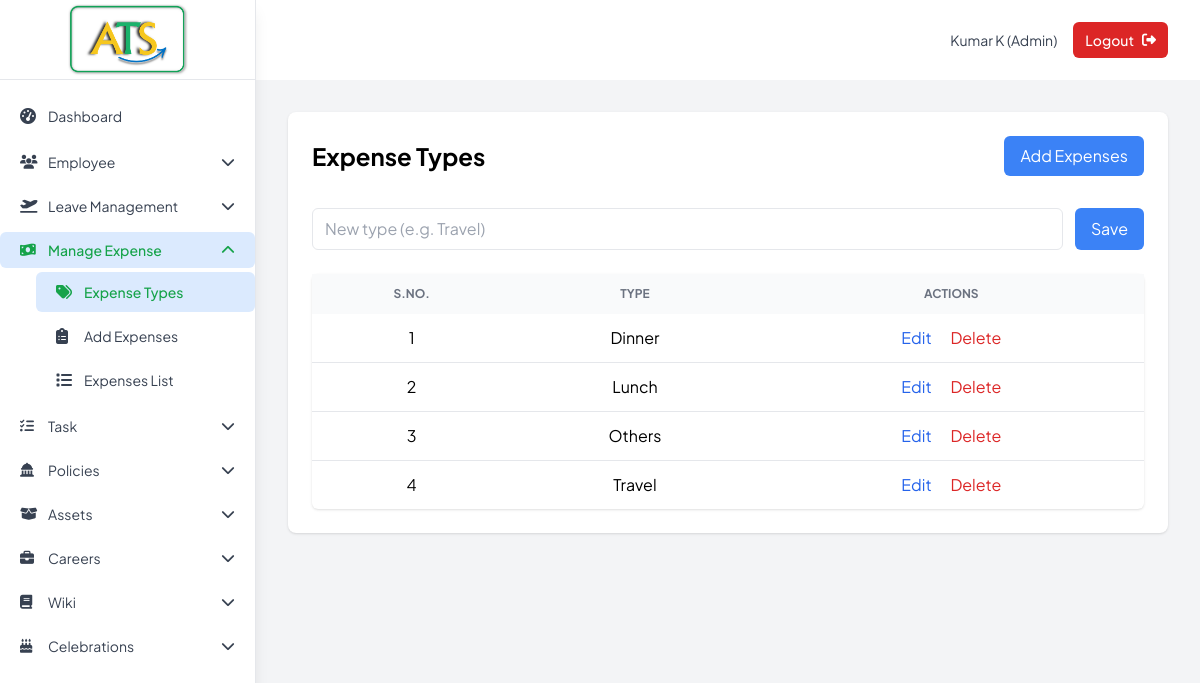
The app's page /admin/expense_types (signed in) with its own data.
### tables this page shows
CREATE TABLE "tbl_expense_type" (
	"expense_type_id"	INTEGER,
	"expense_type"	TEXT NOT NULL UNIQUE COLLATE NOCASE,
	"inserted_date"	DATETIME DEFAULT CURRENT_TIMESTAMP,
	PRIMARY KEY("expense_type_id" AUTOINCREMENT)
);

### app.py (the view)
@app.route('/admin/expense_types', methods=['GET', 'POST'])
def admin_expense_types():
    if 'user_id' not in session or session['emp_type'] != 'admin':
        return redirect(url_for('login'))
    if request.method == 'POST':
        etype = request.form['expense_type'].strip().title()
        if etype:
            db.add_expense_type(etype)
            msg = f'Expense type "{etype}" saved (duplicates are ignored)'
            return redirect(url_for('admin_expense_types', msg=msg))
    types_ = db.get_expense_types()
    msg = request.args.get('msg')
    return render_template('admin_expense_types.html', types=types_, msg=msg)

### database.py (called while the page is built)
    def get_connection(self):
        return sqlite3.connect(self.db_name)

    def get_expense_types(self):
        with self.get_connection() as c:
            return c.execute('SELECT expense_type_id, expense_type FROM tbl_expense_type ORDER BY expense_type').fetchall()

### templates/admin_expense_types.html (shortened to what this page needs)
{% extends "base.html" %}
{% block content %}
<div class="max-w-6xl mx-auto">
  <div class="bg-white shadow rounded-lg">
    <div class="px-4 py-5 sm:p-6">
      <div class="mb-8 flex justify-between items-center">
        <div>
          <h1 class="text-2xl font-bold">Expense Types</h1>
        </div>
        <a href="{{ url_for('expense') }}" class="bg-primary text-white px-4 py-2 rounded-md hover:bg-primary-dark">
          Add Expenses
        </a>
      </div>
      <form method="POST" class="flex gap-3 mb-6">
        <input name="expense_type" maxlength="50" required
               class="flex-1 border rounded-md px-3 py-2" placeholder="New type (e.g. Travel)">
        <button class="bg-primary text-white px-4 py-2 rounded-md">Save</button>
      </form>
      <table class="min-w-full bg-white rounded-md shadow">
        <thead class="bg-gray-50 text-left text-xs font-medium text-gray-500 uppercase">
          <tr>
            <th class="px-4 py-3 text-center">S.No.</th>
            <th class="px-4 py-3 text-center">Type</th>
            <th class="px-4 py-3 text-center">Actions</th>
          </tr>
        </thead>
        <tbody class="divide-y">
          {% for t in types %}
<tr x-data="{ open: false }">
  <td class="px-4 py-3 text-center">{{ loop.index }}</td>
  <td class="px-4 py-3 text-center">{{ t[1] }}</td>
  <td class="px-4 py-3 text-center">
    <button @click="open = true" class="text-blue-600 hover:underline">Edit</button>
    <a href="{{ url_for('delete_expense_type', et_id=t[0]) }}"
       onclick="return confirm('Delete {{ t[1] }}?')"
       class="text-red-600 hover:underline ml-4">Delete</a>
  </td>
</tr>
          {% endfor %}
        </tbody>
      </table>
    </div>
  </div>
</div>
{% endblock %}

### templates/base.html (style rules this page uses)
html { scroll-behavior: smooth }
body { font-family: "Plus Jakarta Sans", sans-serif }

### records on screen
tbl_expense_type: expense_type "Dinner"
tbl_expense_type: expense_type "Lunch"
tbl_expense_type: expense_type "Others"
tbl_expense_type: expense_type "Travel"

### other values on screen
{{ label }} "Dashboard Expense Types Add Expenses Expenses List"
{{ session.first_name }} "Kumar"
{{ session.last_name }} "K"
{{ session.emp_type.title() }} "Admin"
